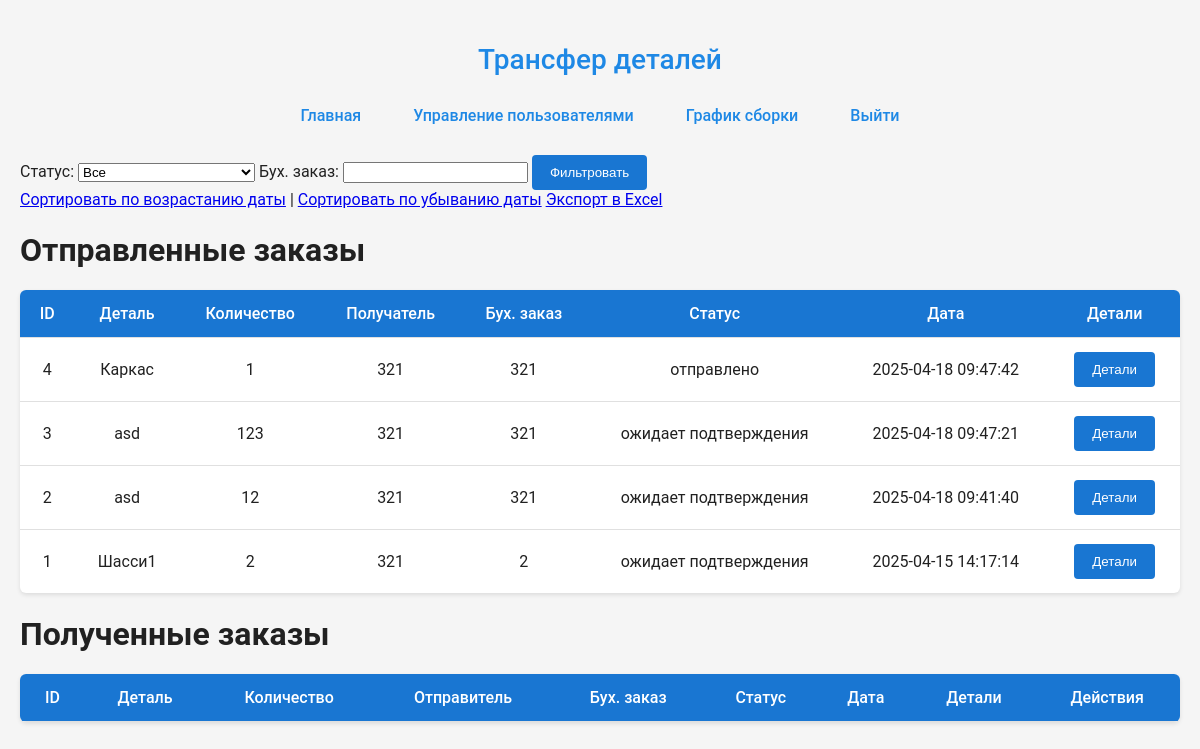
Screenshot of /pages/view_transfers.php (signed in) with the database file from the repository.
### tables this page shows
CREATE TABLE `transfers` (
  `id` int NOT NULL,
  `part_id` int NOT NULL,
  `quantity` int NOT NULL,
  `from_department_id` int NOT NULL,
  `to_department_id` int NOT NULL,
  `user_id` int NOT NULL,
  `order_number` varchar(255) NOT NULL,
  `status` enum('ожидает подтверждения','отправлено') NOT NULL DEFAULT 'ожидает подтверждения',
  `created_at` timestamp NULL DEFAULT CURRENT_TIMESTAMP
);

CREATE TABLE `parts` (
  `id` int NOT NULL,
  `name` varchar(255) NOT NULL,
  `nomenclature_number` varchar(100) NOT NULL
);

CREATE TABLE `departments` (
  `id` int NOT NULL,
  `name` varchar(255) NOT NULL,
  `department_number` varchar(50) NOT NULL
);

### assets/php/script/queries.php (called while the page is built, shortened)
<?php
function getUserById($userId) {
    global $pdo;
    $stmt = $pdo->prepare("SELECT * FROM users WHERE id = ?");
    $stmt->execute([$userId]);
    return $stmt->fetch(PDO::FETCH_ASSOC);
}
function getDepartmentsByUserId($user_id) {
    global $pdo;
    $stmt = $pdo->prepare("
        SELECT d.id, d.name
        FROM user_departments ud
        JOIN departments d ON ud.department_id = d.id
        WHERE ud.user_id = ?
    ");
    $stmt->execute([$user_id]);
    return $stmt->fetchAll(PDO::FETCH_ASSOC);
}
function getTransfersByFromDepartment2($departmentId, $order = 'DESC', $statusFilter = null, $orderFilter = null) {
    global $pdo;
    $query = "
        SELECT t.*,
               p.name AS part_name,
               d_to.name AS to_department_name
        FROM transfers t
        JOIN parts p ON t.part_id = p.id
        JOIN departments d_to ON t.to_department_id = d_to.id
        WHERE t.from_department_id = ?
    ";
    $params = [$departmentId];
    $query .= " ORDER BY t.created_at $order";
    $stmt = $pdo->prepare($query);
    $stmt->execute($params);
    return $stmt->fetchAll(PDO::FETCH_ASSOC);
}
?>

### pages/view_transfers.php (the view, shortened to what this page needs)
<?php
include_once '../assets/php/script/connect.php';
include_once '../assets/php/script/queries.php';
$userId = $_SESSION['user_id'];
$departments = getDepartmentsByUserId($userId);
$departmentId = $departments[0]['id'] ?? null;
$order = ($_GET['order'] ?? 'desc') === 'asc' ? 'ASC' : 'DESC';
$statusFilter = $_GET['status'] ?? null;
$orderFilter = $_GET['order_filter'] ?? null;
$sentTransfers = getTransfersByFromDepartment2($departmentId, $order, $statusFilter, $orderFilter);
?>
<!DOCTYPE html>
<html lang="ru">
<head>
    <link rel="stylesheet" href="../assets/css/style.css">
</head>
<body>
    <h2>Трансфер деталей</h2>
    <?php include_once '../assets/php/head.php'; ?>
    <form method="GET">
        <label>Статус:
            <select name="status">
                <option value="">Все</option>
            </select>
        </label>
        <label>Бух. заказ:
            <input type="text" name="order_filter" value="<?= htmlspecialchars($orderFilter) ?>">
        </label>
        <button type="submit">Фильтровать</button>
    </form>
    <a href="?order=asc">Сортировать по возрастанию даты</a> | <a href="?order=desc">Сортировать по убыванию даты</a>
    <a href="../assets/php/script/export_transfers.php?order=<?= $order ?>&status=<?= $statusFilter ?>&order_filter=<?= $orderFilter ?>">Экспорт в Excel</a>
    <h1>Отправленные заказы</h1>
    <table>
        <thead>
            <tr>
                <th>ID</th><th>Деталь</th><th>Количество</th><th>Получатель</th><th>Бух. заказ</th><th>Статус</th><th>Дата</th><th>Детали</th>
            </tr>
        </thead>
        <tbody>
        <?php foreach ($sentTransfers as $transfer): ?>
            <tr>
                <td><?= $transfer['id'] ?></td>
                <td><?= htmlspecialchars($transfer['part_name']) ?></td>
                <td><?= $transfer['quantity'] ?></td>
                <td><?= htmlspecialchars($transfer['to_department_name']) ?></td>
                <td><?= htmlspecialchars($transfer['order_number']) ?></td>
                <td><?= $transfer['status'] ?></td>
                <td><?= $transfer['created_at'] ?></td>
                <td><button onclick="showDetails(<?= $transfer['id'] ?>)">Детали</button></td>
            </tr>
        <?php endforeach; ?>
        </tbody>
    </table>
    <h1>Полученные заказы</h1>
    <table>
        <thead>
            <tr>
                <th>ID</th><th>Деталь</th><th>Количество</th><th>Отправитель</th><th>Бух. заказ</th><th>Статус</th><th>Дата</th><th>Детали</th>
                <?php if ($role === 'admin' || $role === 'shift_manager') echo '<th>Действия</th>'; ?>
            </tr>
        </thead>
    </table>
</body>
</html>

### assets/css/style.css (style rules this page uses)
body { font-family: 'Roboto', sans-serif; background-color: #f5f5f5; margin: 0; padding: 20px; color: #212121; }
h2 { text-align: center; color: #1e88e5; margin-bottom: 30px; font-weight: 500; font-size: 28px; }
table { width: 100%; border-collapse: collapse; margin-top: 20px; background-color: #fff; box-shadow: 0 2px 4px rgba(0,0,0,0.1); border-radius: 6px; overflow: hidden; }
th, td { padding: 14px 16px; text-align: center; border-bottom: 1px solid #e0e0e0; }
th { background-color: #1976d2; color: white; font-weight: 500; }
tr:last-child td { border-bottom: none; }
button, .btn { padding: 10px 18px; background-color: #1976d2; color: white; border: none; border-radius: 4px; font-weight: 500; cursor: pointer; transition: background-color 0.3s ease; }

### rows the page displays
transfers: id "4", part.name "Каркас", quantity "1", to_department.name "321", order_number "321", status "отправлено", created_at "2025-04-18 09:47:42"
transfers: id "3", part.name "asd", quantity "123", to_department.name "321", order_number "321", status "ожидает подтверждения", created_at "2025-04-18 09:47:21"
transfers: id "2", part.name "asd", quantity "12", to_department.name "321", order_number "321", status "ожидает подтверждения", created_at "2025-04-18 09:41:40"
transfers: id "1", part.name "Шасси1", quantity "2", to_department.name "321", order_number "2", status "ожидает подтверждения", created_at "2025-04-15 14:17:14"
